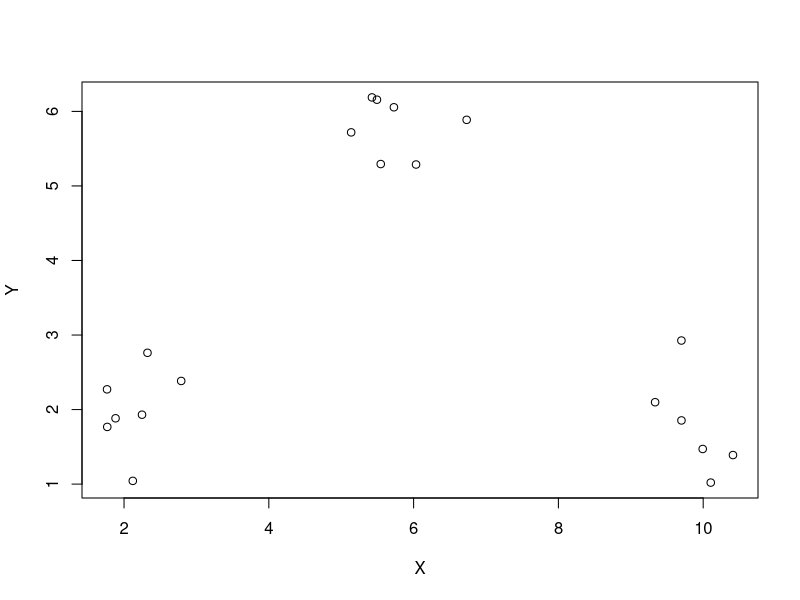

This chart was generated by the following R code: (Note: this script raises an error after producing the figure.)
# get two observations

df=read.csv("Clustered_Data.csv")

plot(df)
#1. Randomly assign a number, from 1 to K, to each of the observations.
# These serve as initial cluster assignments for the observations.
#2. Iterate until the cluster assignments stop changing:
#  (a) For each of the K clusters, compute the cluster centroid. The
#    kth cluster centroid is the vector of the p feature means for the
#    observations in the kth cluster.
# (b) Assign each observation to the cluster whose centroid is closest

#1. Randomly assign a number, from 1 to K, to each of the observations.
k=3
df$cluster=round(runif(20,min=1,max = k),0)

#Loop until changecounter stops
isChanged=1
roundcounter=0
while (isChanged == 1) {
  print("GO")
  changecounter=0
  roundcounter=roundcounter+1
  
  #2. Find centroids - find means of the observation in each cluster
  centroids=df %>% group_by(cluster) %>% summarise(X=mean(X),
                                                 Y=mean(Y)) %>% ungroup()
  
  # plot the centroids and cluster
  p <- ggplot(df, aes(x=X,y=Y, colour = as.factor(cluster)))+geom_point()+
    geom_point(data=centroids, aes(x=X,y=Y, size=4,shape = as.factor(cluster)))
  print(p)
  Sys.sleep(2)
  
  
  # assign each obs - uanset cluster - to the closest centercluster
  # closest = min(√[(x2 – x1)2 + (y2 – y1)2]) or R: sqrt((cx-obsx)^2 + (cy-obsy)^2)
  for (i in (1:nrow(df))) {
    # vector to collect the distances for the point to the respective cluster
    mdist=sapply(1:k,function(j) {
      sqrt((centroids$X[j]-df$X[i])^2 + 
             (centroids$Y[j]-df$Y[i])^2+ 
             (centroids$Z[j]-df$Z[i])^2)
    })
    newcluster=which.min(mdist)
    if(df[i,'cluster']!=newcluster) {
      df[i,'cluster']=newcluster
      changecounter=changecounter+1
    }
  }
  
  #plot the new clusterassignment
  p <- ggplot(df, aes(x=X,y=Y, colour = as.factor(cluster)))+geom_point()+
    geom_point(data=centroids, aes(x=X,y=Y, size=4,shape = as.factor(cluster)))+
    ggtitle(paste("Got this",roundcounter))
  print(p)
  Sys.sleep(5)
  
  # Should we continue?
  isChanged = ifelse(changecounter > 0,1,0)
  print(paste("SLEEP",isChanged))
}
